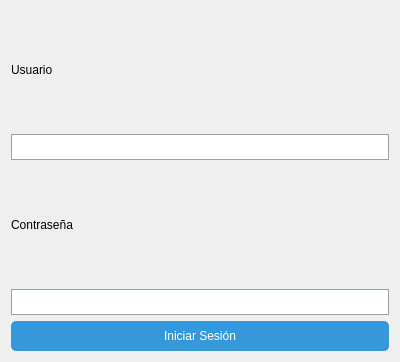
<?xml version="1.0" encoding="UTF-8"?>
<ui version="4.0">
 <class>Form</class>
 <widget class="QWidget" name="Form">
  <property name="geometry">
   <rect>
    <x>0</x>
    <y>0</y>
    <width>400</width>
    <height>362</height>
   </rect>
  </property>
  <property name="windowTitle">
   <string>Form</string>
  </property>
  <property name="styleSheet">
   <string notr="true">QPushButton {
    background-color: #3498db;
    color: white;
    padding: 8px;
    border-radius: 5px;
}
QLineEdit {
    border: 1px solid #95a5a6;
    padding: 4px;
}
</string>
  </property>
  <layout class="QVBoxLayout" name="verticalLayout">
   <item>
    <widget class="QLabel" name="label">
     <property name="text">
      <string>Usuario</string>
     </property>
    </widget>
   </item>
   <item>
    <widget class="QLineEdit" name="user_input"/>
   </item>
   <item>
    <widget class="QLabel" name="label_2">
     <property name="styleSheet">
      <string notr="true">QPushButton {
    background-color: #3498db;
    color: white;
    padding: 8px;
    border-radius: 5px;
}
QLineEdit {
    border: 1px solid #95a5a6;
    padding: 4px;
}
</string>
     </property>
     <property name="text">
      <string>Contraseña</string>
     </property>
    </widget>
   </item>
   <item>
    <widget class="QLineEdit" name="pass_input">
     <property name="contextMenuPolicy">
      <enum>Qt::NoContextMenu</enum>
     </property>
    </widget>
   </item>
   <item>
    <widget class="QPushButton" name="login_button">
     <property name="text">
      <string>Iniciar Sesión</string>
     </property>
    </widget>
   </item>
  </layout>
 </widget>
 <resources/>
 <connections/>
</ui>
